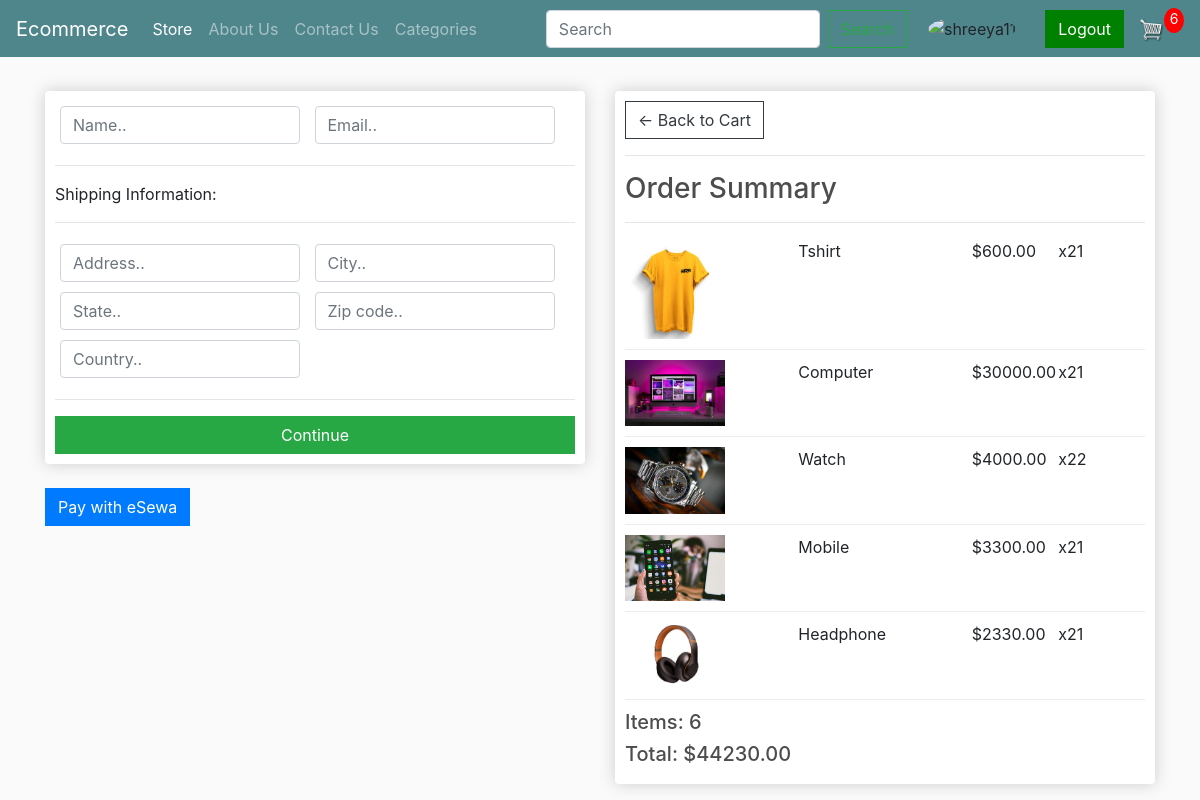
The page /checkout/ (signed in) on the database as committed earlier.
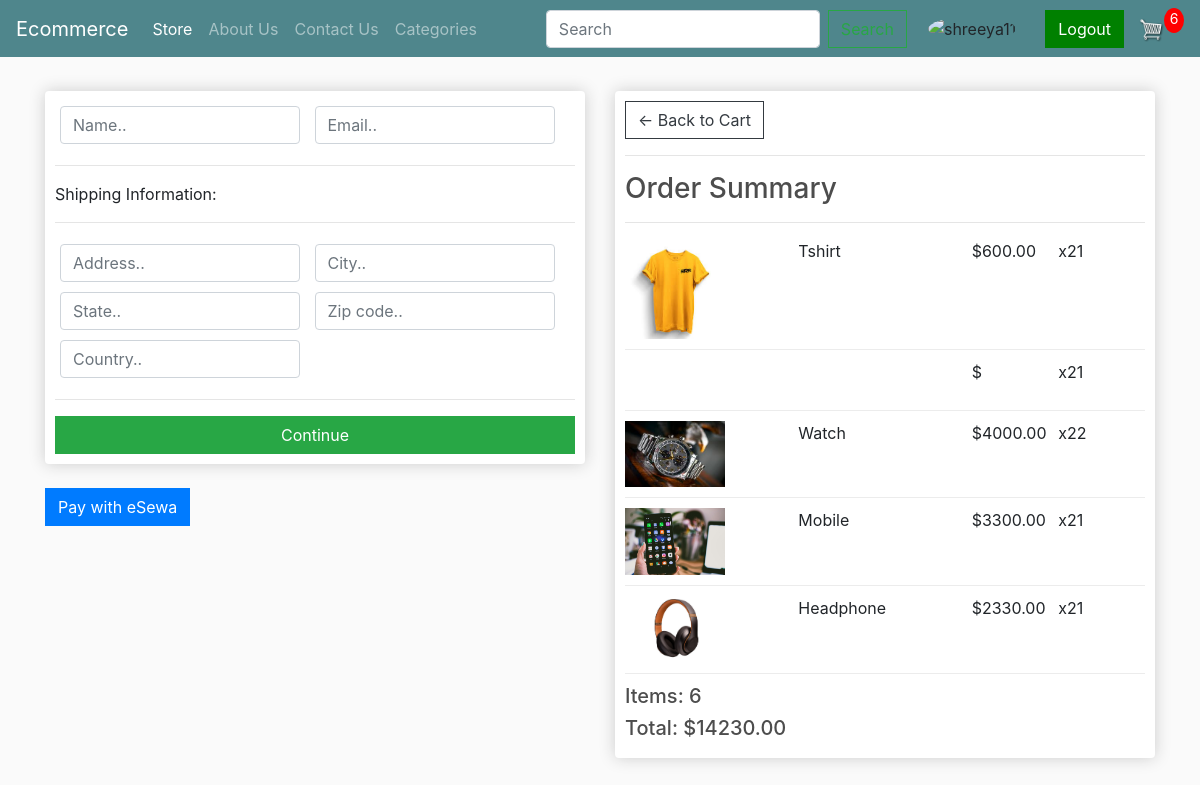
The same page on the database as committed later.
### store/models.py (models this page shows, shortened)
class OrderItem(models.Model):
    product = models.ForeignKey(Product, on_delete=models.SET_NULL, blank=True, null=True)
    order = models.ForeignKey(Order, on_delete=models.SET_NULL, blank=True, null=True)
    quantity = models.IntegerField(default=0, null=True, blank=True)
    date_added = models.DateTimeField(auto_now_add=True)
    image_url = models.CharField(max_length=200, null=True, blank=True)  # Add this line
    @property
    def get_total(self):
        if self.product and self.product.price:
            total = self.product.price * self.quantity
        else:
            total = 0
        return total

class Product(models.Model):
    name = models.CharField(max_length=200, null=True)
    price = models.DecimalField(max_digits=7, decimal_places=2)
    digital = models.BooleanField(default=False)
    image = models.ImageField(upload_to='products/')
    description = models.TextField(null=True, blank=True)
    in_stock = models.BooleanField(default=True)
    colors = models.ManyToManyField(Color, related_name='products')
    sizes = models.ManyToManyField(Size, related_name='products')
    category = models.ForeignKey(Category, on_delete=models.SET_DEFAULT, default=1)
    @property
    def imageURL(self):
        try:
            url = self.image.url
        except:
            url = ''  # Provide a default URL or handle the exception as per your application's needs
        return url

class Order(models.Model):
    customer = models.ForeignKey(Customer, on_delete=models.SET_NULL, blank=True, null=True)
    date_order = models.DateTimeField(auto_now_add=True)
    complete = models.BooleanField(default=False, null=True, blank=False)
    transaction_id = models.CharField(max_length=200, null=True)
    @property
    def shipping(self):
        shipping = False
        orderitems = self.orderitem_set.all()
        for i in orderitems:
            if i.product and not i.product.digital:
                shipping = True
        return shipping
    @property
    def get_cart_total(self):
        orderitems = self.orderitem_set.all()
        total = sum([item.get_total for item in orderitems])
        return total
    @property
    def get_cart_items(self):
        orderitems = self.orderitem_set.all()
        total = sum([item.quantity for item in orderitems])
        return total

### store/views.py (the view)
# urls.py: path('checkout/', views.checkout, name='checkout'),
@login_required(login_url='/accounts/login/')
def checkout(request):
    data = cartData(request)
    context = {'items': data['items'], 'order': data['order'], 'cartItems': data['cartItems']}
    return render(request, 'store/checkout.html', context)

### store/utils.py (called while the page is built)
def cartData(request):
    if request.user.is_authenticated:
        try:
            customer = request.user.customer
        except Customer.DoesNotExist:
            customer = Customer.objects.create(user=request.user, name=request.user.username, email=request.user.email)
        customer = request.user.customer
        order, created = Order.objects.get_or_create(customer=customer, complete=False)
        items = order.orderitem_set.all()
        cartItems = order.get_cart_items
    else:
        cookieData = cookieCart(request)
        cartItems = cookieData['cartItems']
        order = cookieData['order']
        items = cookieData['items']
    context = {'items': items, 'order': order, 'cartItems': cartItems}
    return context

### store/templates/store/checkout.html (shortened to what this page needs)
{% extends 'store/main.html' %}
{% load static %}
{% block content %}
    <div class="row">
        <div class="col-lg-6">
            <div class="box-element" id="form-wrapper">
                <form id="form">
                    <div id="user-info">
                        <div class="form-field">
                            <input required class="form-control" type="text" name="name" placeholder="Name..">
                        </div>
                        <div class="form-field">
                            <input required class="form-control" type="email" name="email" placeholder="Email..">
                        </div>
                    </div>
                    <div id="shipping-info">
                        <hr>
                        <p>Shipping Information:</p>
                        <hr>
                        <div class="form-field">
                            <input class="form-control" type="text" name="address" placeholder="Address..">
                        </div>
                        <div class="form-field">
                            <input class="form-control" type="text" name="city" placeholder="City..">
                        </div>
                        <div class="form-field">
                            <input class="form-control" type="text" name="state" placeholder="State..">
                        </div>
                        <div class="form-field">
                            <input class="form-control" type="text" name="zipcode" placeholder="Zip code..">
                        </div>
                        <div class="form-field">
                            <input class="form-control" type="text" name="country" placeholder="Country..">
                        </div>
                    </div>
                    <hr>
                    <input id="form-button" class="btn btn-success btn-block" type="submit" value="Continue">
                </form>
            </div>
            <br>
            <div class="esewa-form">
					<form action="https://rc-epay.esewa.com.np/api/epay/main/v2/form" method="POST">
                    <button type="submit" class="btn btn-primary">Pay with eSewa</button>
                </form>
            </div>
        </div>
        <div class="col-lg-6">
            <div class="box-element">
                <a class="btn btn-outline-dark" href="{% url 'cart' %}">&#x2190; Back to Cart</a>
                <hr>
                <h3>Order Summary</h3>
                <hr>
                {% for item in items %}
                <div class="cart-row">
                    <div style="flex:2"><img class="row-image" src="{{item.product.imageURL}}"></div>
                    <div style="flex:2"><p>{{item.product.name}}</p></div>
                    <div style="flex:1"><p>${{item.product.price|floatformat:2}}</p></div>
                    <div style="flex:1"><p>x2{{item.quantity}}</p></div>
                </div>
                {% endfor %}
                <h5>Items:   {{order.get_cart_items}}</h5>
                <h5>Total:   ${{order.get_cart_total|floatformat:2}}</h5>
            </div>
        </div>
    </div>
{% endblock content %}

Rows that differ between the two databases and show on the page:
changed OrderItem (number 2 of 5 on the later page): product.imageURL: picture removed; product.name "Computer" → (not shown); product.price "30000.00" → (not shown)
changed through a linked row, Order: get_cart_total "44230.00" → "14230.00"
